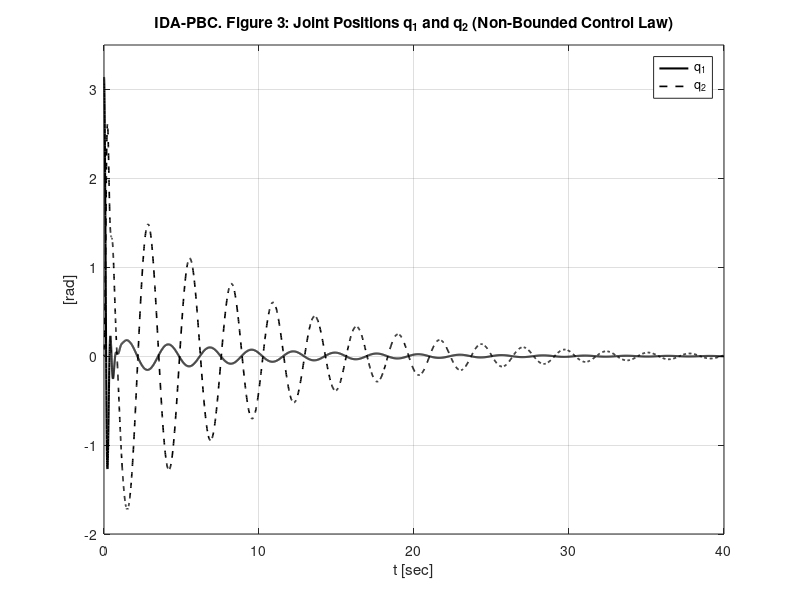
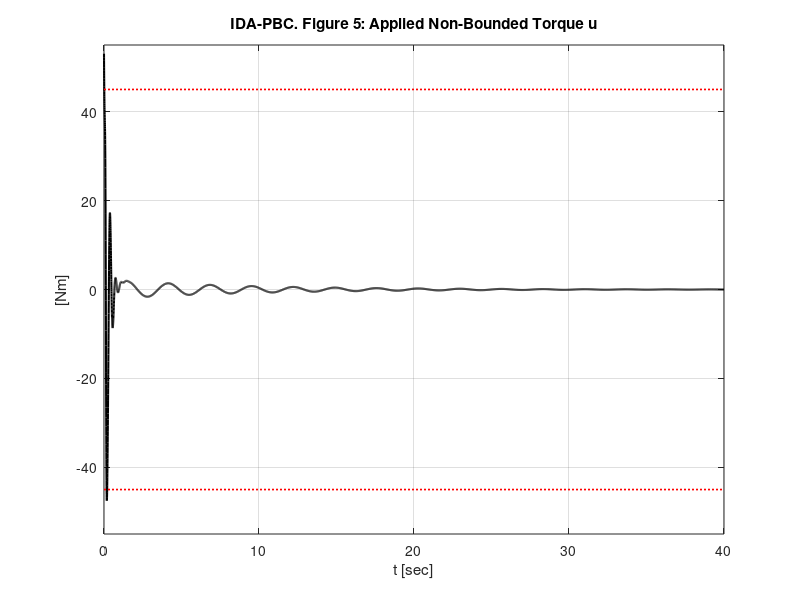

The MATLAB script that drew these images, in order:
% Autonomous Vehicles Laboratory. P.I.: PhD Jesús Alberto Sandoval Galarza.
% at Instituto Tecnológico de La Paz (ITLP).

% Undergraduate student: Leonardo Corral Trigueros. May, 2026

% Experiment: Replicating the experiment of the IDA-PBC controller with unbounded torques for the Inertia Wheel Pendulum from: 
% "Control of the Inertia Wheel Pendulum by Bounded Torques" [1], derived from
% "Stabilization of a class of underactuated mechanical systems via interconnection and damping assignment" [2].  

% [1] doi: https://doi.org/10.1016/j.ifacol.2020.12.1749
% [2] doi: 10.1109/TAC.2002.800770


function IDA_PBC_IWP_nbt()
    % Parameters from Section V
    m3 = 10;
    m11 = 0.1;
    m22 = 0.2;
    u_max = 45; % Reference upper limit for comparison
    
    % Derived/Chosen parameters.
    a1 = 1; 
    a2 = -1.5; 
    a3 = 6;
    
    gamma1 = 30; 
    gamma2 = 4.5; 
    %k2 = 0.0266;
    
    % Controller Gains
    kp = 3.75;
    kv = 10;
    
    % Additional derived constants for Equation (16)/(15)
    delta = a1*a3 - a2^2;
    k3 = -(a1 + a2) / delta;
    k4 = -(a2 + a3) / (a1 + a2);

    % Pack parameters into a structure for the ODE function
    params = struct('m3', m3, 'm11', m11, 'm22', m22, ...
                    'gamma1', gamma1, 'gamma2', gamma2, ...
                    'k3', k3, 'k4', k4, 'kp', kp, 'kv', kv);

    % Initial configurations from Section V
    % Rest initial state: [q1(0); q2(0); p1(0); p2(0)] = [3.14; 0; 0; 0]
    x0 = [3.14; 0; 0; 0]; 
    tspan = [0, 40]; % Time horizon: 40 seconds

    % Run simulation
    options = odeset('RelTol', 1e-6, 'AbsTol', 1e-8);
    [t, x] = ode45(@(t, x) system_dynamics(t, x, params), tspan, x0, options);

    % Compute the control torque post-simulation for plotting
    u = zeros(length(t), 1);
    for i = 1:length(t)
        q1 = x(i, 1);
        q2 = x(i, 2);
        p1 = x(i, 3);
        p2 = x(i, 4);
        
        % Original Control Law (Equation 16) / unbounded torque
        u(i) = gamma1*sin(q1) + kp*(q2 + gamma2*q1) + kv*k3*(p2 + k4*p1);
    end

    % --- Plotting Results ---
    
    % Figure 3 Replication: Joint Positions q1 and q2
    figure('Position', [100, 100, 600, 400]);
    plot(t, x(:, 1), 'k-', 'LineWidth', 1.5); hold on;
    plot(t, x(:, 2), 'k--', 'LineWidth', 1.2);
    grid on;
    xlabel('t [sec]');
    ylabel('[rad]');
    legend('q_1', 'q_2', 'Location', 'best');
    title('IDA-PBC. Figure 3: Joint Positions q_1 and q_2 (Non-Bounded Control Law)');
    ylim([-2, 3.5]);

    % Figure 5 Replication: Applied Non-Bounded Torque u
    figure('Position', [750, 100, 600, 400]);
    plot(t, u, 'k-', 'LineWidth', 1.5); hold on;
    % Plot the u_max threshold boundary for visualization
    plot(tspan, [u_max, u_max], 'r:', 'LineWidth', 1.2);
    plot(tspan, [-u_max, -u_max], 'r:', 'LineWidth', 1.2);
    grid on;
    xlabel('t [sec]');
    ylabel('[Nm]');
    title('IDA-PBC. Figure 5: Applied Non-Bounded Torque u');
    ylim([-55, 55]);
    
    % Display peak torque value achieved
    fprintf('Peak absolute torque achieved: %.2f Nm\n', max(abs(u)));
end


% Desired closed loop acquisition:
function dxdt = system_dynamics(~, x, params)
    % Extract states
    q1 = x(1);
    q2 = x(2);
    p1 = x(3);
    p2 = x(4);

    % Extract parameters
    m3  = params.m3;
    m11 = params.m11;
    m22 = params.m22;
    gamma1 = params.gamma1;
    gamma2 = params.gamma2;
    kp = params.kp;
    kv = params.kv;
    k3 = params.k3;
    k4 = params.k4;

    % Original Control Law: Equation (16)
    u = gamma1*sin(q1) + kp*(q2 + gamma2*q1) + kv*k3*(p2 + k4*p1);

    % Hamiltonian Equations of Motion: Equation (5)
    dq1_dt = p1 / m11;
    dq2_dt = p2 / m22;
    dp1_dt = m3 * sin(q1) - u;
    dp2_dt = u;

    dxdt = [dq1_dt; dq2_dt; dp1_dt; dp2_dt];
end
